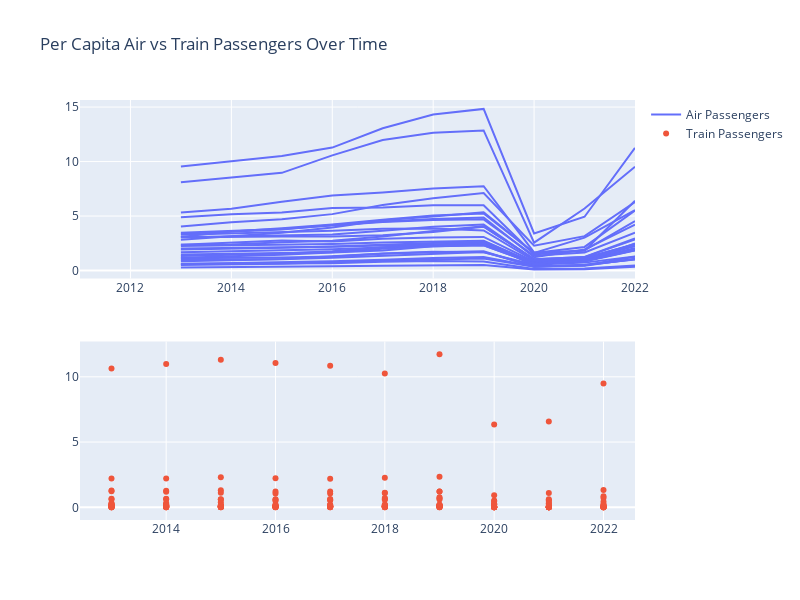

Write notebook code for a chart like this one.
### Code cell
import plotly.graph_objects as go
from plotly.subplots import make_subplots

# Create subplot with 2 rows
fig = make_subplots(rows=2, cols=1)

# Add line plot for air passengers in the first row
fig.add_trace(
    go.Scatter(x=df_air_pas['TIME_PERIOD'], y=df_air_pas['per_capita'], mode='lines', name='Air Passengers'),
    row=1, col=1
)

# Add scatter plot for train passengers in the second row
fig.add_trace(
    go.Scatter(x=df_train_pas['TIME_PERIOD'], y=df_train_pas['per_capita'], mode='markers', name='Train Passengers'),
    row=2, col=1
)

fig.update_layout(height=600, width=800, title_text="Per Capita Air vs Train Passengers Over Time")
fig.show()

### Figure 1 — Plotly figure (JSON) as saved in the notebook; plotly's stock layout.template omitted (floating-point values rounded to 4 significant figures; data arrays with more than 128 entries replaced by an {"elided": "..."} marker saying what was removed)
{"data": [{"mode": "lines", "name": "Air Passengers", "type": "scatter", "x": {"elided": "403 int values"}, "xaxis": "x", "y": {"elided": "403 float values"}, "yaxis": "y"}, {"mode": "markers", "name": "Train Passengers", "type": "scatter", "x": {"elided": "294 int values"}, "xaxis": "x2", "y": {"elided": "294 float values"}, "yaxis": "y2"}], "layout": {"height": 600, "title": {"text": "Per Capita Air vs Train Passengers Over Time"}, "width": 800, "xaxis": {"anchor": "y", "domain": [0, 1]}, "xaxis2": {"anchor": "y2", "domain": [0, 1]}, "yaxis": {"anchor": "x", "domain": [0.575, 1]}, "yaxis2": {"anchor": "x2", "domain": [0, 0.425]}}}
